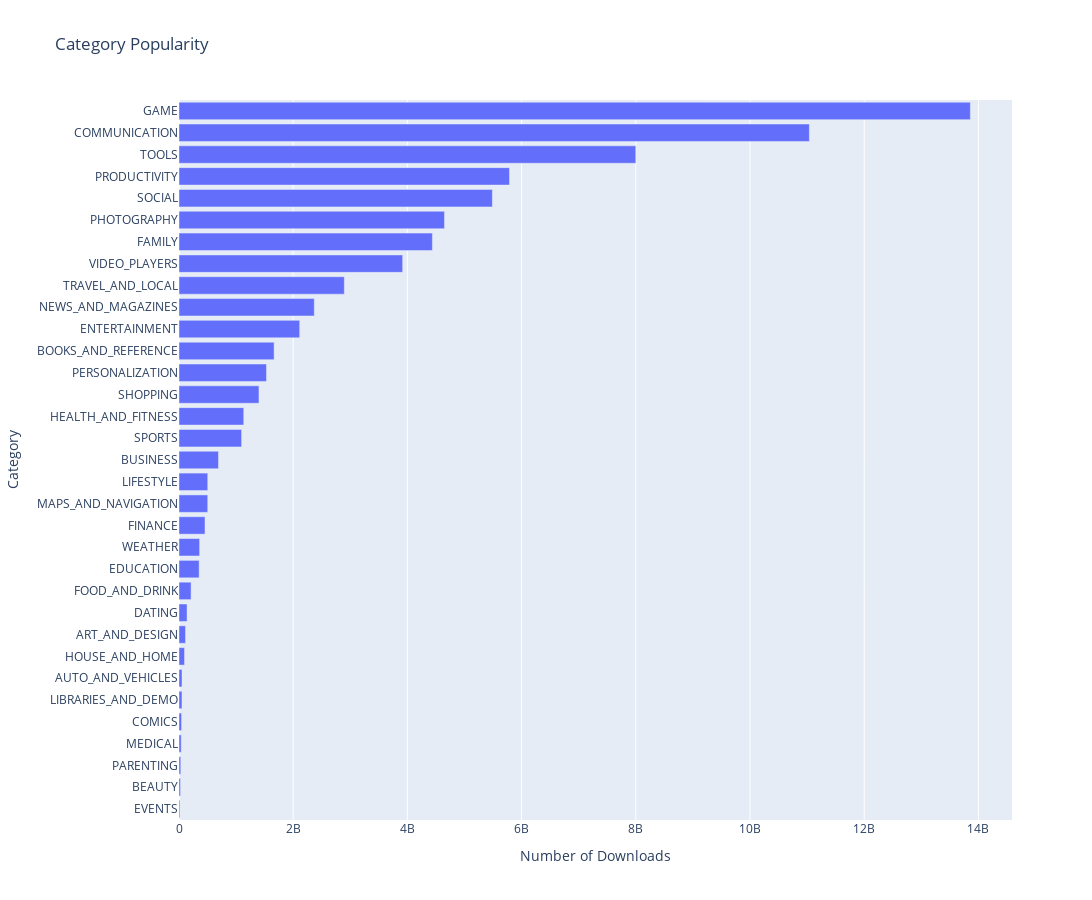

Source (notebook cell):
### Markdown cell above
### Horizontal Bar Chart - Most Popular Categories (Highest Downloads)

### Code cell
h_bar = px.bar(
    x=category_installs["Installs"],
    y=category_installs.index,
    orientation="h",
    title="Category Popularity",
    width=1100,
    height=900,
)
h_bar.update_layout(xaxis_title="Number of Downloads", yaxis_title="Category")
h_bar.show()

### Figure 1 — Plotly figure (JSON) as saved in the notebook; plotly's stock layout.template omitted (floating-point values rounded to 4 significant figures)
{"data": [{"hovertemplate": "x=%{x}<br>y=%{y}<extra></extra>", "legendgroup": "", "marker": {"color": "#636efa", "pattern": {"shape": ""}}, "name": "", "orientation": "h", "showlegend": false, "textposition": "auto", "type": "bar", "x": [15949410, 26916200, 31116110, 39062676, 44931100, 52083000, 53129800, 97082000, 114233100, 140912410, 211677750, 352852000, 361096500, 455249400, 503267560, 503611120, 692018120, 1096431465, 1134006220, 1400331540, 1532352930, 1665791655, 2113660000, 2369110650, 2894859300, 3916897200, 4437554490, 4649143130, 5487841475, 5788070180, 7999724500, 11039241530, 13858762717], "xaxis": "x", "y": ["EVENTS", "BEAUTY", "PARENTING", "MEDICAL", "COMICS", "LIBRARIES_AND_DEMO", "AUTO_AND_VEHICLES", "HOUSE_AND_HOME", "ART_AND_DESIGN", "DATING", "FOOD_AND_DRINK", "EDUCATION", "WEATHER", "FINANCE", "MAPS_AND_NAVIGATION", "LIFESTYLE", "BUSINESS", "SPORTS", "HEALTH_AND_FITNESS", "SHOPPING", "PERSONALIZATION", "BOOKS_AND_REFERENCE", "ENTERTAINMENT", "NEWS_AND_MAGAZINES", "TRAVEL_AND_LOCAL", "VIDEO_PLAYERS", "FAMILY", "PHOTOGRAPHY", "SOCIAL", "PRODUCTIVITY", "TOOLS", "COMMUNICATION", "GAME"], "yaxis": "y"}], "layout": {"barmode": "relative", "height": 900, "legend": {"tracegroupgap": 0}, "title": {"text": "Category Popularity"}, "width": 1100, "xaxis": {"anchor": "y", "domain": [0, 1], "title": {"text": "Number of Downloads"}}, "yaxis": {"anchor": "x", "domain": [0, 1], "title": {"text": "Category"}}}}
